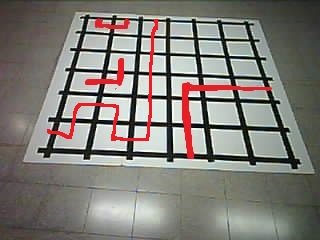
#> input picture opencv-maze-detection/assets/grid1.jpg, 320 x 240 px
$ python grid_detection_static_image.py
#> lines starting #> are read from the running program, lines starting #| are printed output that depends on the picture; after the words box and inside, x2 and y2 are one past the last pixel; in counts of white or black regions, pixels touching at a corner belong together
### opencv-maze-detection/functions.py
import cv2
import numpy as np

rows = 6
columns = 6


def get_square():
    return square

# if 70% or more of the pixels are black then this section is mostly not red


def IsMostlyNotRed(section):
    mask1 = cv2.inRange(section, (170, 70, 50), (180, 255, 255))
    mask2 = cv2.inRange(section, (0, 70, 50), (10, 255, 255))
    thresh = mask1 | mask2
    number_of_white_pix = np.sum(thresh == 255)
    number_of_black_pix = np.sum(thresh == 0)
    return number_of_black_pix/(number_of_white_pix+number_of_black_pix) > 0.7

# I presumed that the square to obsticle(width) ratio is 1 to 6
# sections should like this dict={portion1:(1.5,1.5), portion2:(2.5,1)...}


def get_center_points_status(sections):
    status = {}
    t = 0.4
    for i in range(len(sections)):
        section = sections[i]
        x, y, _ = section.shape
        tx = t
        ty = tx*x/y
        portionUp = section[0:int(0.5*y*(1-ty)),
                            int(0.5*x*(1-tx)):int(0.5*x*(1+tx))]
        portionDown = section[int(0.5*y*(1+ty)):y,
                              int(0.5*x*(1-tx)):int(0.5*x*(1+tx))]
        portionRight = section[int(0.5*y*(1-ty))                               :int(0.5*y*(1+ty)), int(0.5*x*(1+tx)):x]
        portionLeft = section[int(0.5*y*(1-ty)):int(0.5*y*(1+ty)), 0:int(0.5*x*(1-tx))]
        center_point_position = i % rows + 0.5, i//columns + 0.5
        status[(center_point_position)] = [IsMostlyNotRed(portionRight), IsMostlyNotRed(
            portionLeft), IsMostlyNotRed(portionUp), IsMostlyNotRed(portionDown)]
        # for debug choose i to choose a specific square to focus on
        if (i == 24):
            cv2.rectangle(section, (int(0.5*x*(1-tx)), 0),
                          (int(0.5*x*(1+tx)), int(0.5*y*(1-ty))), (10, 255, 0), 1)
            cv2.rectangle(section, (int(0.5*x*(1-tx)), int(0.5*y*(1+ty))),
                          (int(0.5*x*(1+tx)), y), (50, 255, 0), 1)
            cv2.rectangle(section, (int(0.5*x*(1+tx)), int(0.5*y*(1-ty))),
                          (x, int(0.5*y*(1+ty))), (100, 255, 0), 1)
            cv2.rectangle(section, (0, int(0.5*y*(1-ty))),
                          (int(0.5*x*(1-tx)), int(0.5*y*(1+ty))), (150, 255, 0), 1)
            #print(status[(center_point_position)])
            global square
            square = cv2.resize(cv2.cvtColor(
                section, cv2.COLOR_HSV2BGR), (0, 0), fx=3, fy=3)

    return status


def CanMoveLeft(point, MovementsAllowed):
    centerUp = (point[0]-0.5, point[1]-0.5)
    centerDown = (point[0]-0.5, point[1]+0.5)
    if (point[0]-0.5 < 0):
        return False
    if (centerUp[1] < 0):
        return MovementsAllowed[centerDown][2]
    if (centerDown[1] > columns):
        return MovementsAllowed[centerUp][3]
    return MovementsAllowed[centerUp][3] and MovementsAllowed[centerDown][2]


def CanMoveRight(point, MovementsAllowed):
    centerUp = (point[0]+0.5, point[1]-0.5)
    centerDown = (point[0]+0.5, point[1]+0.5)
    if (point[0]+0.5 > rows):
        return False
    if (centerUp[1] < 0):
        return MovementsAllowed[centerDown][2]
    if (centerDown[1] > columns):
        return MovementsAllowed[centerUp][3]
    return MovementsAllowed[centerUp][3] and MovementsAllowed[centerDown][2]


def CanMoveUp(point, MovementsAllowed):
    centerRight = (point[0]+0.5, point[1]-0.5)
    centerLeft = (point[0]-0.5, point[1]-0.5)
    if (point[1]-0.5 < 0):
        return False
    if (centerLeft[0] < 0):
        return MovementsAllowed[centerRight][1]
    if (centerRight[0] > rows):
        return MovementsAllowed[centerLeft][0]
    return MovementsAllowed[centerRight][1] and MovementsAllowed[centerLeft][0]


def CanMoveDown(point, MovementsAllowed):
    centerRight = (point[0]+0.5, point[1]+0.5)
    centerLeft = (point[0]-0.5, point[1]+0.5)
    if (point[1]+0.5 > columns):
        return False
    if (centerLeft[0] < 0):
        return MovementsAllowed[centerRight][1]
    if (centerRight[0] > rows):
        return MovementsAllowed[centerLeft][0]
    return MovementsAllowed[centerRight][1] and MovementsAllowed[centerLeft][0]

#                                        - cords of square - right - left  - up  -  down
# status is dictionary of squares example: square {(1.5,1.5):[False, False, Falase, False]}
# False - is not blocked, True - is blocked


def generate_graph(points, MovementsAllowed):
    dict = {}
    for point in points:
        dict[point] = []
        if (CanMoveLeft(point, MovementsAllowed)):
            dict[point].append((point[0]-1, point[1]))
        if (CanMoveRight(point, MovementsAllowed)):
            dict[point].append((point[0]+1, point[1]))
        if (CanMoveUp(point, MovementsAllowed)):
            dict[point].append((point[0], point[1]-1))
        if (CanMoveDown(point, MovementsAllowed)):
            dict[point].append((point[0], point[1]+1))
    return dict


def generate_points(rows, columns):
    points = []
    for i in range(rows+1):
        for j in range(columns+1):
            points.append((i, j))
    return points


def generate_slices(img, rows, columns):
    cropped = img[:-10,]


def sort_boxes(boxes_list):
    boxes = np.array(boxes_list)
    ordered = []
    a = sorted(boxes, key=lambda x: x[1])
    b = np.reshape(a, (rows, columns, 4))
    for arr in b:
        arr = arr.tolist()
        sort = sorted(arr, key=lambda x: x[0])
        ordered.append(sort)
    return ordered


def sort_points(points):
    ordered = []
    a = sorted(points, key=lambda x: x[1])
    b = np.reshape(a, (2, 2, 2))
    for arr in b:
        arr = arr.tolist()
        sort = sorted(arr, key=lambda x: x[0])
        ordered.append(sort)
    return ordered

### opencv-maze-detection/grid_detection_static_image.py

import cv2
import numpy as np
from functions import *

#shape of maze
width = 6
height=6

# Load image, Gaussian blur, convert to hsv
img = cv2.imread("assets/grid1.jpg")
#> img is the input picture: shape (240, 320, 3); mean B, G, R 119.3, 125, 128.4
original = img.copy()
mask = np.zeros(img.shape, dtype=np.uint8)

#draws edges in the image
blur = cv2.GaussianBlur(img, (7,7), 0)
edge = cv2.Canny(blur, 10, 150)
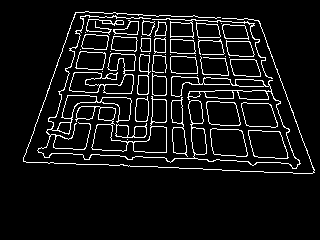
#> edge: shape (240, 320); 7.6% white in thin lines or dots, all inside (x1, y1, x2, y2) = (23, 11, 315, 174)
gray = cv2.cvtColor(img,cv2.COLOR_BGR2GRAY)
#make edges more pronounced
kernel = np.ones((5,5),np.uint8)
dilation = cv2.dilate(edge,kernel,iterations = 1)
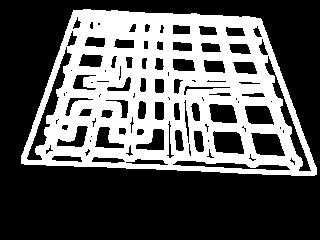
#> dilation: shape (240, 320); 36% white; 1 white region

#gets the biggest contour(outline)
contours = cv2.findContours(dilation, cv2.RETR_EXTERNAL, cv2.CHAIN_APPROX_SIMPLE)
#> contours = 1 contour; box (x1, y1, x2, y2) and area: (21, 9, 317, 176) 37934
contours = contours[0] if len(contours) == 2 else contours[1]
for c in contours:
    area_thresh = 0
    area = cv2.contourArea(c)
    if area > area_thresh:
        area = area_thresh
        big_contour = c
#> this loop made 1 pass
#> area_thresh on pass 1: 0
#> after the loop, big_contour = contour of 275 points, box (x1, y1, x2, y2) (21, 9, 317, 176), area 37934
cv2.drawContours(img, [big_contour], 0, (255,255,255), 3)
#> img: shape (240, 320, 3); 5.14% of pixels changed, all inside (x1, y1, x2, y2) = (19, 7, 319, 178)
cv2.drawContours(mask, [big_contour], 0, (255,255,255), 3)
#> mask: shape (240, 320, 3); 5.1% white; 1 white region, box (x1, y1, x2, y2) and area: (19, 7, 319, 178) 3947

#gets the position of the verticies of that contour
mask = cv2.cvtColor(mask, cv2.COLOR_BGR2GRAY)
corners = cv2.goodFeaturesToTrack(mask, maxCorners=4, qualityLevel=0.01, minDistance=150)
#> corners = [[313, 172], [24, 161], [259, 21], [75, 13]]
corners = np.squeeze(corners)
for corner in corners:
    x,y = corner
    cv2.circle(img,(int(x),int(y)),5,(255,120,255),-1)
    print("({}, {})".format(x,y))
#> this loop made 4 passes
#| (313.0, 172.0)
#| (24.0, 161.0)
#| (259.0, 21.0)
#| (75.0, 13.0)
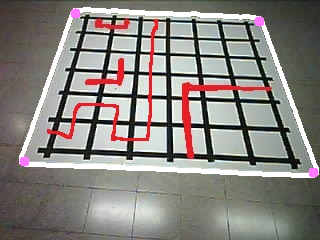
#> img: shape (240, 320, 3); mean B, G, R 127.3, 132.1, 136.1
ordered_corners = sort_points(corners)
#> in sort_points, `a = sorted(points, key=lambda x: x[1])`: a = [[75, 13], [259, 21], [24, 161], [313, 172]]
#> the loop in sort_points, `for arr in b:` made 2 passes
#> sort on passes 1 to 2: [[75, 13], [259, 21]], [[24, 161], [313, 172]]
#> after the loop in sort_points, `for arr in b:`: ordered = [[[75, 13], [259, 21]], [[24, 161], [313, 172]]]
#> ordered_corners = [[[75, 13], [259, 21]], [[24, 161], [313, 172]]]

#perspective transform -> birds eye view of the section we want
pts1 = np.float32([ordered_corners[0][0], ordered_corners[0][1],
                    ordered_corners[1][0], ordered_corners[1][1]])
#> pts1 = [[75, 13], [259, 21], [24, 161], [313, 172]]
pts2 = np.float32([[0, 0], [525, 0],
                    [0, 500], [525, 500]])
matrix=cv2.getPerspectiveTransform(pts1,pts2)
#> matrix = [[2.89, 0.997, -229.8], [-0.236, 5.42, -52.83], [-0.000209, 0.00394, 1]]
cropped = cv2.warpPerspective(original,matrix,(525,500 ))
gray_cropped = cv2.cvtColor(cropped,cv2.COLOR_BGR2GRAY)
cropped_hsv = cv2.cvtColor(cropped,cv2.COLOR_BGR2HSV)
#> cropped_hsv: shape (500, 525, 3); mean H, S, V 72.8, 41.6, 157.3

#treshold to see only the black lines, and fill in chopped areas
_,result_tresh =cv2.threshold(gray_cropped,50,255,cv2.THRESH_BINARY_INV)
#> result_tresh: shape (500, 525); 18.7% white; 6 white regions, box (x1, y1, x2, y2) and area: (19, 4, 507, 490) 22962, (18, 6, 218, 438) 15148, (305, 287, 507, 494) 10061, (71, 4, 143, 50) 776, (195, 16, 224, 23) 146, (20, 88, 30, 95) 50
kernel = np.ones((30,30),np.uint8)
dilated2 = cv2.dilate(result_tresh,kernel,iterations = 1)
#> dilated2: shape (500, 525); 75.9% white; 49 black regions (1 under 20 px), largest, box (x1, y1, x2, y2) and area: (0, 0, 20, 500) 6252, (505, 0, 525, 500) 4868, (207, 36, 246, 81) 1664
eroded2= cv2.erode(dilated2,kernel,iterations=1)
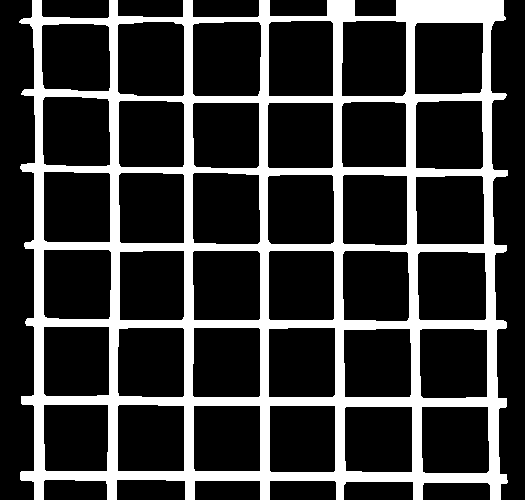
#> eroded2: shape (500, 525); 22.2% white; 1 white region

#get the contours in the image, get the rectangle around each countour and keep only the ones with the correct area
contours_in_cropped,_ = cv2.findContours(eroded2, cv2.RETR_LIST, cv2.CHAIN_APPROX_SIMPLE)
#> contours_in_cropped = 37 contours; largest, box (x1, y1, x2, y2) and area: (19, 0, 508, 500) 218360, (192, 21, 262, 97) 5077, (117, 21, 185, 97) 4914, (268, 20, 334, 97) 4908, (414, 22, 484, 95) 4893
unordered_boxes = []
for i in range (len(contours_in_cropped)):
    c = contours_in_cropped[i]
    x,y,w,h = cv2.boundingRect(c)
    area = w*h
    if (area> 3000 and area <6000):
        unordered_boxes.append([x,y,w,h])
#> this loop made 37 passes
#> (x, y, w, h, area) on passes 1 to 12: (421, 406, 69, 68, 4692), (344, 406, 69, 67, 4623), (269, 405, 67, 68, 4556), (193, 405, 68, 67, 4556), (117, 404, 68, 68, 4624), (43, 404, 66, 68, 4488), (419, 328, 69, 71, 4899), (343, 328, 69, 70, 4830), (268, 327, 68, 71, 4828), (192, 327, 69, 71, 4899), (117, 327, 68, 71, 4828), (43, 326, 67, 71, 4757)
#> after the loop, unordered_boxes = 36 items, first 6: [421, 406, 69, 68], [344, 406, 69, 67], [269, 405, 67, 68], [193, 405, 68, 67], [117, 404, 68, 68], [43, 404, 66, 68]
#order the rectangels and creare the list of square slices that are sliced from cropped_hsv
boxes=[]
for row in sort_boxes(unordered_boxes):
#> in sort_boxes, `a = sorted(boxes, key=lambda x: x[1])`: a = 36 items
    for box in row:
        x,y,w,h = box
        boxes.append(cropped_hsv[y:y+h,x:x+w])
        cv2.rectangle(cropped,(x,y),(x+w,y+h),(0,255,0),1)
#> this loop made 6 passes
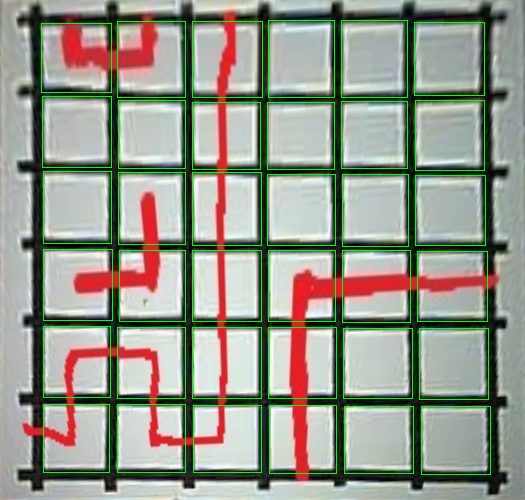
#> cropped: shape (500, 525, 3); mean B, G, R 138.5, 151.7, 148.9
#> after the loop, boxes = 36 items

#get center point status - creats dictionary that associates each middle cordinate of squares
#with the movments its allowed to do e.g. east,west,north,south
status = get_center_points_status(boxes)
#> the loop in get_center_points_status, `for i in range(len(sections)):` made 36 passes
#> (x, y, ty, center_point_position) on passes 1 to 12: (69, 70, 0.394, (0.5, 0.5)), (76, 68, 0.447, (1.5, 0.5)), (76, 70, 0.434, (2.5, 0.5)), (77, 66, 0.467, (3.5, 0.5)), (77, 66, 0.467, (4.5, 0.5)), (73, 70, 0.417, (5.5, 0.5)), (71, 69, 0.412, (0.5, 1.5)), (68, 67, 0.406, (1.5, 1.5)), (67, 68, 0.394, (2.5, 1.5)), (67, 67, 0.4, (3.5, 1.5)), (67, 66, 0.406, (4.5, 1.5)), (70, 69, 0.406, (5.5, 1.5))
#> pass 1, in get_center_points_status, `section = sections[i]`:
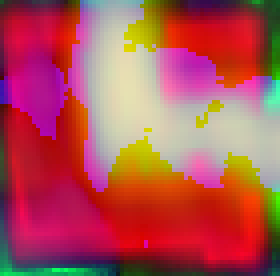
#> section: shape (69, 70, 3) (shown 4 times larger); mean of channels 0, 1, 2 84.7, 80.3, 175.3; drawn as B, G, R
#> after the loop in get_center_points_status, `for i in range(len(sections)):`:
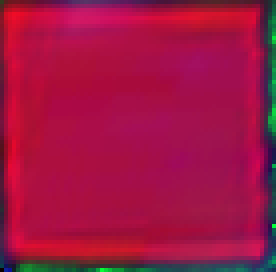
#> section: shape (68, 69, 3) (shown 4 times larger); mean of channels 0, 1, 2 68.3, 20.3, 157.9; drawn as B, G, R
#> status = 36 items
points = generate_points(6,6)
#generate graph - uses status to create a dictionary in wich
# each corner point is associated with other corner points it can reach
graph = generate_graph(points,status)
#> the loop in generate_graph, `for point in points:` made 49 passes
print(graph)
#> (printed output is left out)
#show all images
cv2.imshow("image", img)
cv2.imshow("image2", cropped)
#close window if you press a key
cv2.waitKey(0)
cv2.destroyAllWindows()
